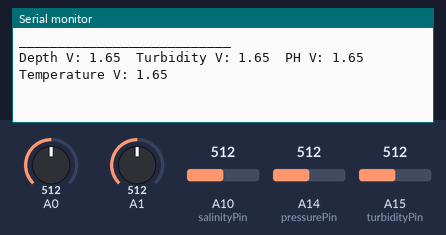
Recording of a sketch running on a simulated Arduino Mega 2560, built with avr-gcc and run on an emulated ATmega2560. Parts: the last lines printed to the serial monitor. The test bench sets the inputs (shaded band); at power-on: A0 = 512, A1 = 512, A10 (salinityPin) = 512, A14 (pressurePin) = 512, A15 (turbidityPin) = 512.

Above: at 3.0 s.
3.1 s: A0 set to 716
At 4.58 s:
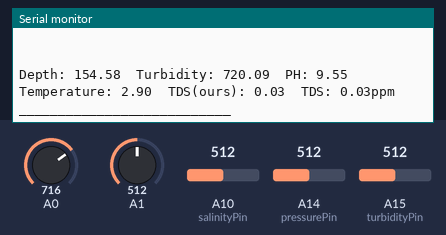
6.1 s: A1 set to 716
At 7.7 s:
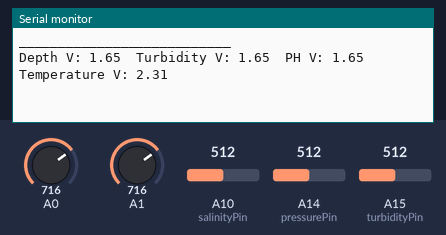
9.1 s: A10 (salinityPin) set to 716
At 11.3 s:
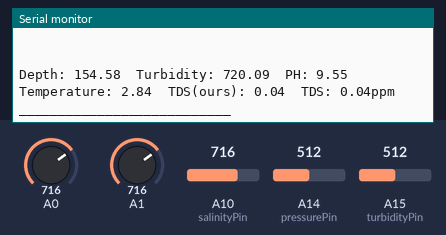
12.1 s: A14 (pressurePin) set to 716
At 14.5 s:
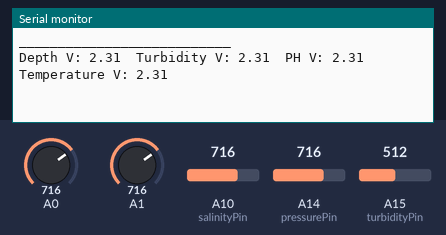
15.1 s: A15 (turbidityPin) set to 716
At 15.77 s:
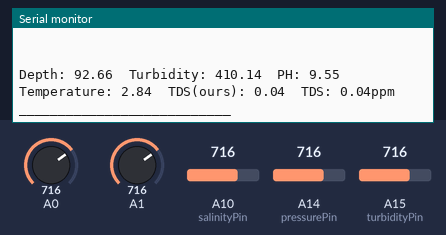
18.1 s: A0 set to 992
At 20.25 s:
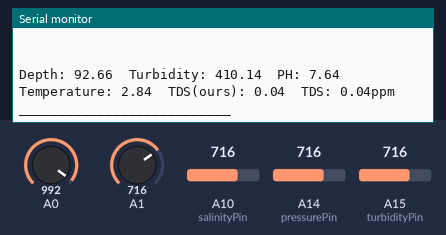
Timing chart, 0 to 21.8 s (numbered marks = the images above; inputs shaded):
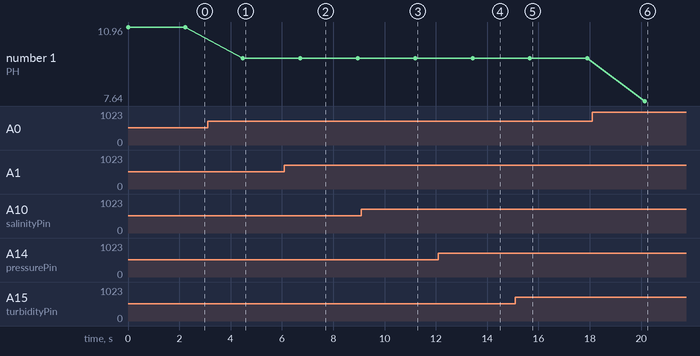

The sketch:

v2.ino
```cpp
#include "GravityTDS.h"

#define pressurePin 14 //A0
#define turbidityPin 15 // A1
#define phPin 16 // A2
#define temperaturePin 17 //A3
#define salinityPin A10 //A10


//GravityTDS gravityTds;

void setup() {
  // put your setup code here, to run once:

  Serial.begin(9600);

  pinMode(pressurePin,INPUT);
  pinMode(turbidityPin,INPUT);
  pinMode(phPin,INPUT);
  pinMode(temperaturePin,INPUT);
  pinMode(salinityPin,INPUT);


  // gravityTds.setPin(salinityPin);
  // gravityTds.setAref(3.3);  //reference voltage on ADC, default 5.0V on Arduino UNO
  // gravityTds.setAdcRange(1024);  //1024 for 10bit ADC;4096 for 12bit ADC
  // gravityTds.begin();

}

void loop() {
  // put your main code here, to run repeatedly:
  double turbidityVoltage = analogRead(turbidityPin) * 3.3/1023;
  double phVoltage = analogRead(phPin) * 3.3/1023;
  double depthVoltage = analogRead(pressurePin) * 3.3/1023;
  double temperatureVoltage = analogRead(temperaturePin) * 3.3/1023;
  double tdsVoltage = analogRead(salinityPin) * 3.3/1023;

  double depth = -94.1 * depthVoltage + 310; // m
  double turbidity = -471 * turbidityVoltage + 1498; // NTU ; right now this is linear, when the data shows a skew above and below systematically
  double ph = phVoltage * -2.1429 + 14.5; // PH
  double temperature = temperatureVoltage * -0.0924+3.05;//
  double tds = 2.02 *pow(10,-3) * pow(2.71828,2.08)*tdsVoltage;//TODO: exp should be 2.08


  // gravityTds.setTemperature(temperature);  // set the temperature and execute temperature compensation
  // gravityTds.update();  //sample and calculate
  // double tdsValue = gravityTds.getTdsValue();  // then get the value

  Serial.print("Depth: "); Serial.print(depth);
  Serial.print("  Turbidity: "); Serial.print(turbidity);
  Serial.print("  PH: "); Serial.print(ph);
  Serial.print("  Temperature: "); Serial.print(temperature);
  Serial.print("  TDS(ours): "); Serial.print(tds);
  // Serial.print("  TDS(lib): "); Serial.print(tdsValue);
  Serial.print("  TDS: ");   Serial.print(tds);  Serial.println("ppm");
  Serial.println();
  Serial.println("___________________________");
  Serial.print("Depth V: "); Serial.print(depthVoltage);
  Serial.print("  Turbidity V: "); Serial.print(depthVoltage);
  Serial.print("  PH V: "); Serial.print(depthVoltage);
  Serial.print("  Temperature V: "); Serial.print(temperatureVoltage);
  // Serial.print("  TDS V: "); Serial.println(tdsVoltage);
  Serial.println("\n \n \n");
  delay(2000);


  delay(100);
}
```

Measured:
- after the input at 3.1 s, the serial monitor: prints a new line after 1.4 s (image 1)
- after the input at 6.1 s, the serial monitor: prints a new line after 0.62 s (image 2)
- after the input at 9.1 s, the serial monitor: prints a new line after 2.1 s (image 3)
- after the input at 12.1 s, the serial monitor: prints a new line after 1.3 s (image 4)
- after the input at 15.1 s, the serial monitor: prints a new line after 0.57 s (image 5)
- after the input at 18.1 s, the serial monitor: prints a new line after 2.0 s (image 6)
- plotted number 1: 10.96 → 9.55 after the input at 3.1 s, 9.55 → 7.64 after the input at 18.1 s
